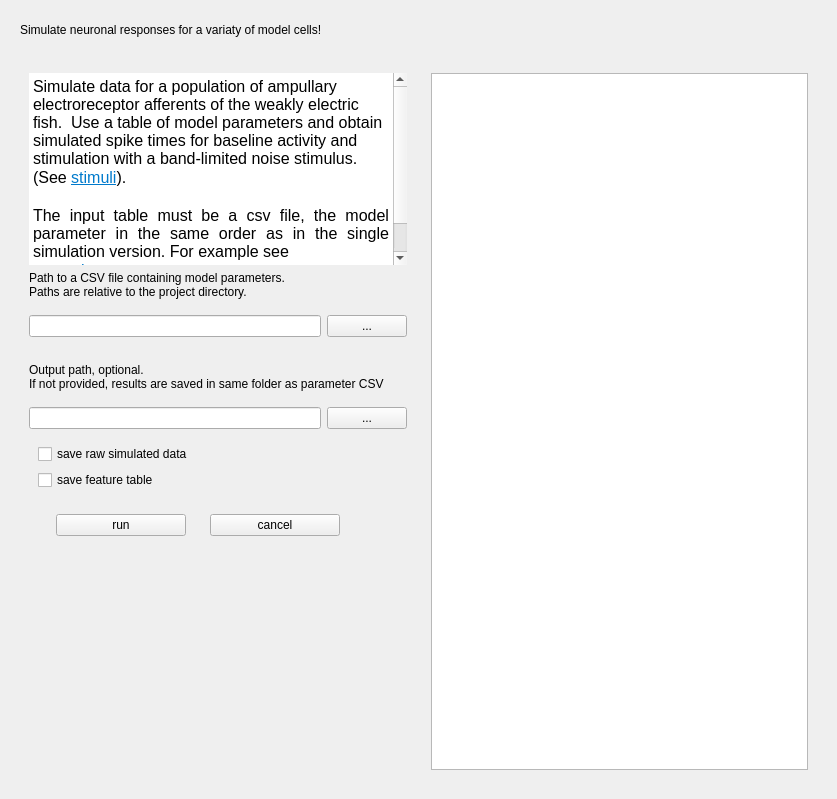
<?xml version="1.0" encoding="UTF-8"?>
<ui version="4.0">
 <class>PopulationSimulator</class>
 <widget class="QWidget" name="PopulationSimulator">
  <property name="geometry">
   <rect>
    <x>0</x>
    <y>0</y>
    <width>837</width>
    <height>799</height>
   </rect>
  </property>
  <property name="windowTitle">
   <string>Form</string>
  </property>
  <layout class="QVBoxLayout" name="verticalLayout">
   <item>
    <widget class="QWidget" name="ts_header" native="true">
     <layout class="QHBoxLayout" name="horizontalLayout_4">
      <item>
       <widget class="QLabel" name="ts_title">
        <property name="text">
         <string>Simulate neuronal responses for a variaty of model cells!</string>
        </property>
        <property name="role" stdset="0">
         <string>title</string>
        </property>
       </widget>
      </item>
      <item>
       <spacer name="horizontalSpacer_6">
        <property name="orientation">
         <enum>Qt::Vertical</enum>
        </property>
        <property name="sizeType">
         <enum>QSizePolicy::Fixed</enum>
        </property>
        <property name="sizeHint" stdset="0">
         <size>
          <width>40</width>
          <height>20</height>
         </size>
        </property>
       </spacer>
      </item>
     </layout>
    </widget>
   </item>
   <item>
    <widget class="QWidget" name="ts_content" native="true">
     <layout class="QHBoxLayout" name="horizontalLayout_8">
      <item>
       <widget class="QWidget" name="ts_left_box" native="true">
        <layout class="QVBoxLayout" name="verticalLayout_27" stretch="0,0,0,0,0,0,0,0,0,0,1">
         <item>
          <widget class="QTextBrowser" name="info_text">
           <property name="frameShape">
            <enum>QFrame::NoFrame</enum>
           </property>
           <property name="html">
            <string>&lt;!DOCTYPE HTML PUBLIC &quot;-//W3C//DTD HTML 4.0//EN&quot; &quot;http://www.w3.org/TR/REC-html40/strict.dtd&quot;&gt;
&lt;html&gt;&lt;head&gt;&lt;meta name=&quot;qrichtext&quot; content=&quot;1&quot; /&gt;&lt;meta charset=&quot;utf-8&quot; /&gt;&lt;style type=&quot;text/css&quot;&gt;
p, li { white-space: pre-wrap; }
hr { height: 1px; border-width: 0; }
li.unchecked::marker { content: &quot;\2610&quot;; }
li.checked::marker { content: &quot;\2612&quot;; }
&lt;/style&gt;&lt;/head&gt;&lt;body style=&quot; font-family:'Sans Serif'; font-size:9pt; font-weight:400; font-style:normal;&quot;&gt;
&lt;p style=&quot; margin-top:0px; margin-bottom:0px; margin-left:0px; margin-right:0px; -qt-block-indent:0; text-indent:0px;&quot;&gt;&lt;span style=&quot; font-family:'Ubuntu'; font-size:12pt;&quot;&gt;Simulate data for a population of ampullary electroreceptor afferents of the weakly electric fish.  Use a table of model parameters and obtain simulated spike times for baseline activity and stimulation with a band-limited noise stimulus. &lt;/span&gt;&lt;/p&gt;
&lt;p style=&quot; margin-top:0px; margin-bottom:0px; margin-left:0px; margin-right:0px; -qt-block-indent:0; text-indent:0px;&quot;&gt;&lt;span style=&quot; font-family:'Ubuntu'; font-size:12pt;&quot;&gt;(See &lt;/span&gt;&lt;a href=&quot;../../stimuli&quot;&gt;&lt;span style=&quot; font-family:'Ubuntu'; font-size:12pt; text-decoration: underline; color:#007acc;&quot;&gt;stimuli&lt;/span&gt;&lt;/a&gt;&lt;span style=&quot; font-family:'Ubuntu'; font-size:12pt;&quot;&gt;).&lt;/span&gt;&lt;/p&gt;
&lt;p align=&quot;justify&quot; style=&quot;-qt-paragraph-type:empty; margin-top:0px; margin-bottom:0px; margin-left:0px; margin-right:0px; -qt-block-indent:0; text-indent:0px; font-family:'Ubuntu'; font-size:12pt;&quot;&gt;&lt;br /&gt;&lt;/p&gt;
&lt;p align=&quot;justify&quot; style=&quot; margin-top:0px; margin-bottom:0px; margin-left:0px; margin-right:0px; -qt-block-indent:0; text-indent:0px;&quot;&gt;&lt;span style=&quot; font-family:'Ubuntu'; font-size:12pt;&quot;&gt;The input table must be a csv file, the model parameter in the same order as in the single simulation version. For example see&lt;/span&gt;&lt;/p&gt;
&lt;p align=&quot;justify&quot; style=&quot; margin-top:0px; margin-bottom:0px; margin-left:0px; margin-right:0px; -qt-block-indent:0; text-indent:0px;&quot;&gt;&lt;a href=&quot;../../examples/example_parameters.csv&quot;&gt;&lt;span style=&quot; font-family:'Ubuntu'; font-size:12pt; text-decoration: underline; color:#007acc;&quot;&gt;example_parameters.csv&lt;/span&gt;&lt;/a&gt;&lt;/p&gt;
&lt;p align=&quot;justify&quot; style=&quot;-qt-paragraph-type:empty; margin-top:0px; margin-bottom:0px; margin-left:0px; margin-right:0px; -qt-block-indent:0; text-indent:0px; font-family:'Ubuntu'; font-size:12pt;&quot;&gt;&lt;br /&gt;&lt;/p&gt;&lt;/body&gt;&lt;/html&gt;</string>
           </property>
          </widget>
         </item>
         <item>
          <widget class="QLabel" name="ts_input_label">
           <property name="text">
            <string>Path to a CSV file containing model parameters.
Paths are relative to the project directory.</string>
           </property>
          </widget>
         </item>
         <item>
          <spacer name="verticalSpacer_13">
           <property name="orientation">
            <enum>Qt::Vertical</enum>
           </property>
           <property name="sizeType">
            <enum>QSizePolicy::Fixed</enum>
           </property>
           <property name="sizeHint" stdset="0">
            <size>
             <width>20</width>
             <height>10</height>
            </size>
           </property>
          </spacer>
         </item>
         <item>
          <layout class="QHBoxLayout" name="horizontalLayout">
           <item>
            <widget class="QLineEdit" name="input_path_edit"/>
           </item>
           <item>
            <widget class="QPushButton" name="input_path_btn">
             <property name="text">
              <string>...</string>
             </property>
            </widget>
           </item>
          </layout>
         </item>
         <item>
          <spacer name="verticalSpacer_12">
           <property name="orientation">
            <enum>Qt::Vertical</enum>
           </property>
           <property name="sizeType">
            <enum>QSizePolicy::Fixed</enum>
           </property>
           <property name="sizeHint" stdset="0">
            <size>
             <width>20</width>
             <height>20</height>
            </size>
           </property>
          </spacer>
         </item>
         <item>
          <widget class="QLabel" name="ts_output_label">
           <property name="text">
            <string>Output path, optional.
If not provided, results are saved in same folder as parameter CSV</string>
           </property>
          </widget>
         </item>
         <item>
          <spacer name="verticalSpacer_11">
           <property name="orientation">
            <enum>Qt::Vertical</enum>
           </property>
           <property name="sizeType">
            <enum>QSizePolicy::Fixed</enum>
           </property>
           <property name="sizeHint" stdset="0">
            <size>
             <width>20</width>
             <height>10</height>
            </size>
           </property>
          </spacer>
         </item>
         <item>
          <layout class="QHBoxLayout" name="horizontalLayout_2">
           <item>
            <widget class="QLineEdit" name="output_path_edit"/>
           </item>
           <item>
            <widget class="QPushButton" name="output_path_btn">
             <property name="text">
              <string>...</string>
             </property>
            </widget>
           </item>
          </layout>
         </item>
         <item>
          <widget class="QWidget" name="widget_6" native="true">
           <layout class="QVBoxLayout" name="verticalLayout_29">
            <item>
             <widget class="QCheckBox" name="save_data_checkbox">
              <property name="text">
               <string>save raw simulated data</string>
              </property>
              <property name="checked">
               <bool>false</bool>
              </property>
             </widget>
            </item>
            <item>
             <widget class="QCheckBox" name="save_features_checkbox">
              <property name="text">
               <string>save feature table</string>
              </property>
             </widget>
            </item>
           </layout>
          </widget>
         </item>
         <item>
          <widget class="QWidget" name="ts_control_widget" native="true">
           <layout class="QHBoxLayout" name="horizontalLayout_11">
            <item>
             <widget class="QPushButton" name="run_btn">
              <property name="sizePolicy">
               <sizepolicy hsizetype="Fixed" vsizetype="Fixed">
                <horstretch>0</horstretch>
                <verstretch>0</verstretch>
               </sizepolicy>
              </property>
              <property name="minimumSize">
               <size>
                <width>130</width>
                <height>0</height>
               </size>
              </property>
              <property name="maximumSize">
               <size>
                <width>130</width>
                <height>16777215</height>
               </size>
              </property>
              <property name="text">
               <string>run</string>
              </property>
             </widget>
            </item>
            <item>
             <widget class="QPushButton" name="cancel_btn">
              <property name="sizePolicy">
               <sizepolicy hsizetype="Fixed" vsizetype="Fixed">
                <horstretch>0</horstretch>
                <verstretch>0</verstretch>
               </sizepolicy>
              </property>
              <property name="minimumSize">
               <size>
                <width>130</width>
                <height>0</height>
               </size>
              </property>
              <property name="maximumSize">
               <size>
                <width>130</width>
                <height>16777215</height>
               </size>
              </property>
              <property name="text">
               <string>cancel</string>
              </property>
             </widget>
            </item>
            <item>
             <spacer name="horizontalSpacer_2">
              <property name="orientation">
               <enum>Qt::Vertical</enum>
              </property>
              <property name="sizeHint" stdset="0">
               <size>
                <width>40</width>
                <height>20</height>
               </size>
              </property>
             </spacer>
            </item>
           </layout>
          </widget>
         </item>
         <item>
          <spacer name="verticalSpacer_7">
           <property name="orientation">
            <enum>Qt::Vertical</enum>
           </property>
           <property name="sizeHint" stdset="0">
            <size>
             <width>20</width>
             <height>40</height>
            </size>
           </property>
          </spacer>
         </item>
        </layout>
       </widget>
      </item>
      <item>
       <widget class="QWidget" name="ts_right_box" native="true">
        <layout class="QVBoxLayout" name="verticalLayout_28">
         <item>
          <widget class="QPlainTextEdit" name="text_output">
           <property name="readOnly">
            <bool>true</bool>
           </property>
          </widget>
         </item>
        </layout>
       </widget>
      </item>
     </layout>
    </widget>
   </item>
  </layout>
 </widget>
 <resources/>
 <connections/>
</ui>
